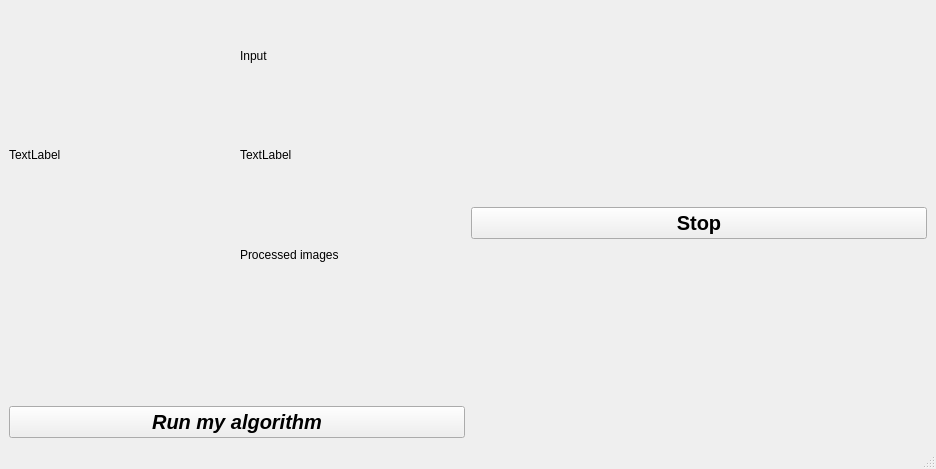
<?xml version="1.0" encoding="UTF-8"?>
<ui version="4.0">
 <class>MainWindow</class>
 <widget class="QMainWindow" name="MainWindow">
  <property name="geometry">
   <rect>
    <x>0</x>
    <y>0</y>
    <width>936</width>
    <height>469</height>
   </rect>
  </property>
  <property name="windowTitle">
   <string>MainWindow</string>
  </property>
  <widget class="QWidget" name="centralwidget">
   <property name="layoutDirection">
    <enum>Qt::RightToLeft</enum>
   </property>
   <layout class="QHBoxLayout" name="horizontalLayout_3">
    <item>
     <layout class="QVBoxLayout" name="verticalLayout_2">
      <item>
       <layout class="QHBoxLayout" name="horizontalLayout_2">
        <item>
         <layout class="QVBoxLayout" name="tlLayout">
          <property name="leftMargin">
           <number>0</number>
          </property>
          <property name="rightMargin">
           <number>1</number>
          </property>
         </layout>
        </item>
        <item>
         <layout class="QVBoxLayout" name="mapLayout">
          <property name="leftMargin">
           <number>1</number>
          </property>
          <property name="rightMargin">
           <number>0</number>
          </property>
         </layout>
        </item>
       </layout>
      </item>
      <item>
       <widget class="QPushButton" name="stopButton">
        <property name="font">
         <font>
          <pointsize>15</pointsize>
          <weight>75</weight>
          <bold>true</bold>
         </font>
        </property>
        <property name="text">
         <string>Stop</string>
        </property>
        <property name="icon">
         <iconset resource="../../introrob_py/resources/resources.qrc">
          <normaloff>:/images/stop.png</normaloff>:/images/stop.png</iconset>
        </property>
       </widget>
      </item>
     </layout>
    </item>
    <item>
     <layout class="QVBoxLayout" name="verticalLayout">
      <property name="sizeConstraint">
       <enum>QLayout::SetDefaultConstraint</enum>
      </property>
      <item>
       <layout class="QGridLayout" name="gridLayout">
        <item row="2" column="0">
         <widget class="QLabel" name="imageLeft">
          <property name="text">
           <string>TextLabel</string>
          </property>
         </widget>
        </item>
        <item row="4" column="0">
         <widget class="QLabel" name="imageLeftFiltered">
          <property name="text">
           <string/>
          </property>
         </widget>
        </item>
        <item row="1" column="0">
         <widget class="QLabel" name="label">
          <property name="text">
           <string>Input</string>
          </property>
         </widget>
        </item>
        <item row="4" column="1">
         <widget class="QLabel" name="imageRightFiltered">
          <property name="text">
           <string/>
          </property>
         </widget>
        </item>
        <item row="2" column="1">
         <widget class="QLabel" name="imageRight">
          <property name="text">
           <string>TextLabel</string>
          </property>
         </widget>
        </item>
        <item row="3" column="0">
         <widget class="QLabel" name="label_2">
          <property name="text">
           <string>Processed images</string>
          </property>
         </widget>
        </item>
       </layout>
      </item>
      <item>
       <layout class="QHBoxLayout" name="horizontalLayout">
        <property name="spacing">
         <number>2</number>
        </property>
        <property name="sizeConstraint">
         <enum>QLayout::SetMinimumSize</enum>
        </property>
        <item>
         <widget class="QPushButton" name="pushButton">
          <property name="sizePolicy">
           <sizepolicy hsizetype="Minimum" vsizetype="Maximum">
            <horstretch>0</horstretch>
            <verstretch>0</verstretch>
           </sizepolicy>
          </property>
          <property name="font">
           <font>
            <pointsize>15</pointsize>
            <weight>75</weight>
            <italic>true</italic>
            <bold>true</bold>
           </font>
          </property>
          <property name="text">
           <string>Run my algorithm</string>
          </property>
         </widget>
        </item>
       </layout>
      </item>
     </layout>
    </item>
   </layout>
  </widget>
  <widget class="QMenuBar" name="menubar">
   <property name="geometry">
    <rect>
     <x>0</x>
     <y>0</y>
     <width>936</width>
     <height>25</height>
    </rect>
   </property>
  </widget>
  <widget class="QStatusBar" name="statusbar"/>
 </widget>
 <resources>
  <include location="../../introrob_py/resources/resources.qrc"/>
 </resources>
 <connections/>
</ui>
